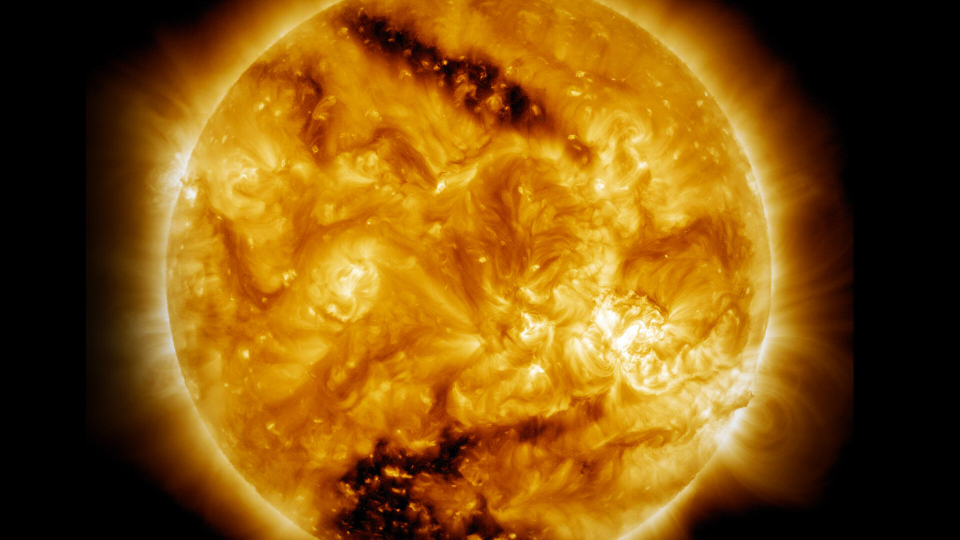
#> input picture tools/data/sun.jpg, 1920 x 1080 px (shown at 1/2 size)
$ python bake-sun.py
#> lines starting #> are read from the running program, lines starting #| are printed output that depends on the picture
#!/usr/bin/env python3
"""Bake the Sun's surface for the 3D view from a photograph of its disc (tools/data/sun.jpg,
an extreme-ultraviolet image in the style of SDO's AIA 171/193 Å: coronal loops, active
regions, the dark coronal holes).

The photo shows one hemisphere, cropped top and bottom. The sphere is seen from the six
faces of a cube round it, each face showing the photo face-on (turned and mirrored
differently, so no pattern repeats in an obvious way), and each point takes the faces in
proportion to how squarely it faces them: no seam, and the foreshortened limb barely used.
Equirectangular, 1024 x 512, 180° W at the left, north at the top, as brightness only,
written to src/pixel/data/sun-map.jpg. The shader (star.ts) colours it and sets it flowing.

Run: python3 tools/bake-sun.py   (needs numpy, scipy, pillow)
"""
import os
import numpy as np
from PIL import Image
from scipy import ndimage as nd

HERE = os.path.dirname(os.path.abspath(__file__))
img = np.asarray(Image.open(os.path.join(HERE, 'data', 'sun.jpg')).convert('RGB')).astype(float)
CX, CY, R = 937.5, 540.0, 607.0       # the disc, measured from its limb
REACH = 0.86 * R                       # how far out on the disc the faces reach: short of the limb, inside the crop
W, H = 1024, 512

lon = -np.pi + (np.arange(W) + 0.5) / W * 2 * np.pi
lat = np.pi / 2 - (np.arange(H) + 0.5) / H * np.pi
LA, LO = np.meshgrid(lat, lon, indexing='ij')
n = np.stack([np.cos(LA) * np.cos(LO), np.cos(LA) * np.sin(LO), np.sin(LA)])


def look(u, v, turn, flip):
    """the photo seen face-on, turned and perhaps mirrored, at disc coordinates u, v (−1..1)"""
    if flip:
        u = -u
    c, s_ = np.cos(turn), np.sin(turn)
    a, b = u * c - v * s_, u * s_ + v * c
    px, py = CX + REACH * a, CY - REACH * b
    return np.stack([nd.map_coordinates(img[..., k], [py, px], order=1, mode='mirror') for k in range(3)], -1)


# each of the six faces of a cube round the sphere sees the photo, turned differently;
# each point takes them in proportion to how squarely it faces them
out = np.zeros((H, W, 3))
wsum = np.zeros((H, W, 1))
for ax, (i, j) in enumerate([(1, 2), (2, 0), (0, 1)]):
    for side in (1, -1):
        w = np.clip(n[ax] * side, 0, 1) ** 6
        out += look(n[i], n[j], np.radians(ax * 120 + (side < 0) * 200), side < 0) * w[..., None]
        wsum += w[..., None]
#> this loop made 3 passes
#> pass 1, in look (call 2), `u = -u`:
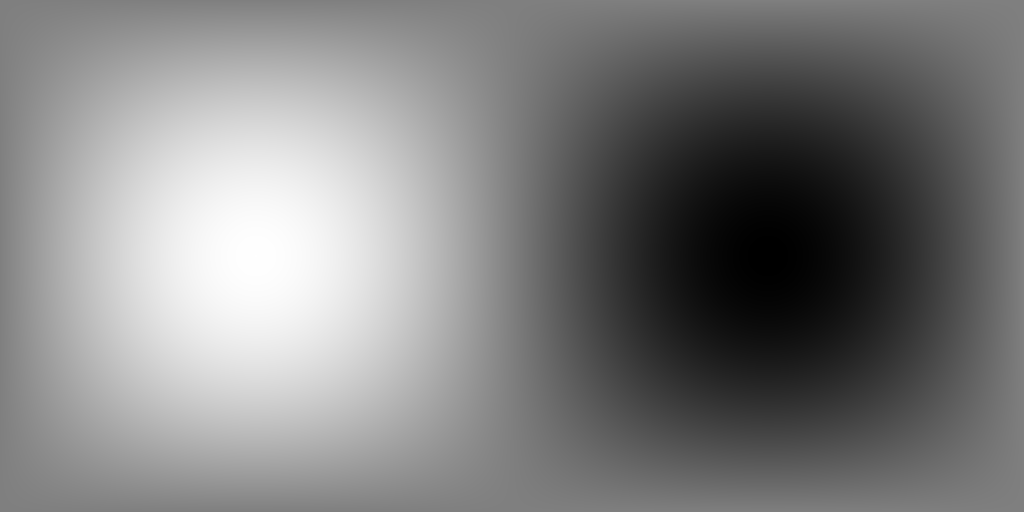
#> u: shape (512, 1024) float64; min -1, max 1, mean 1.42e-18; drawn with min black and max white
#> pass 1, in look (call 2), `a, b = u * c - v * s_, u * s_ + v * c`:
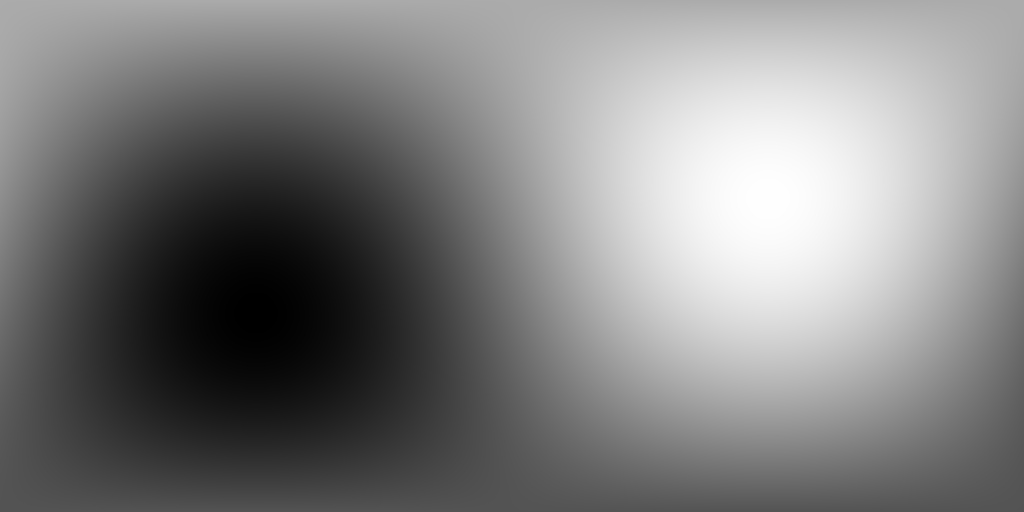
#> a: shape (512, 1024) float64; min -1, max 1, mean 8.67e-19; drawn with min black and max white
#> pass 1, in look (call 2), `a, b = u * c - v * s_, u * s_ + v * c`:
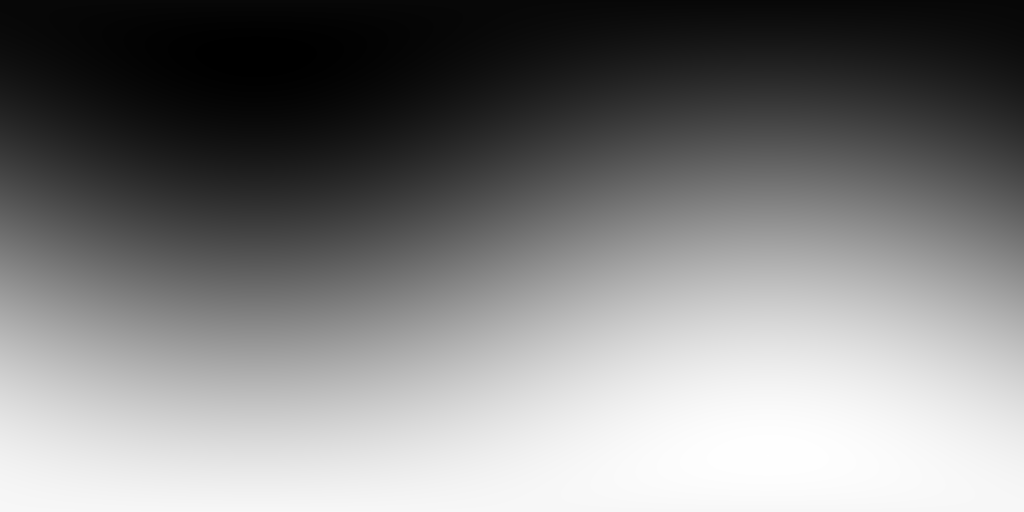
#> b: shape (512, 1024) float64; min -1, max 1, mean -1.73e-17; drawn with min black and max white
out /= wsum
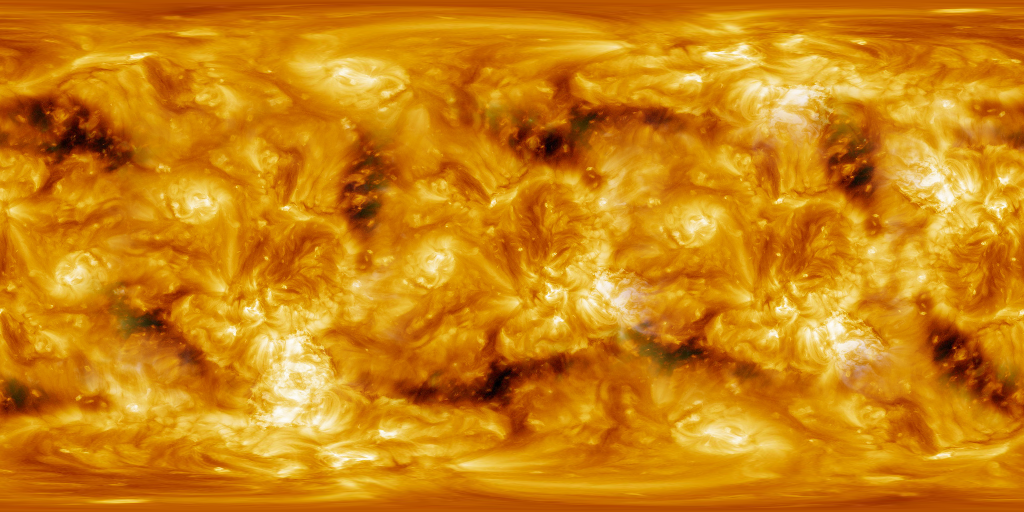
#> out: shape (512, 1024, 3) float64; mean of channels 0, 1, 2 205.8, 132.4, 17.6; drawn as R, G, B
# the picture is one colour scale (black, brown, gold, white) over brightness: kept as brightness alone,
# which the shader colours, gold for the Sun and each star's own colour for the rest
lum = out @ np.array([0.3, 0.59, 0.11])
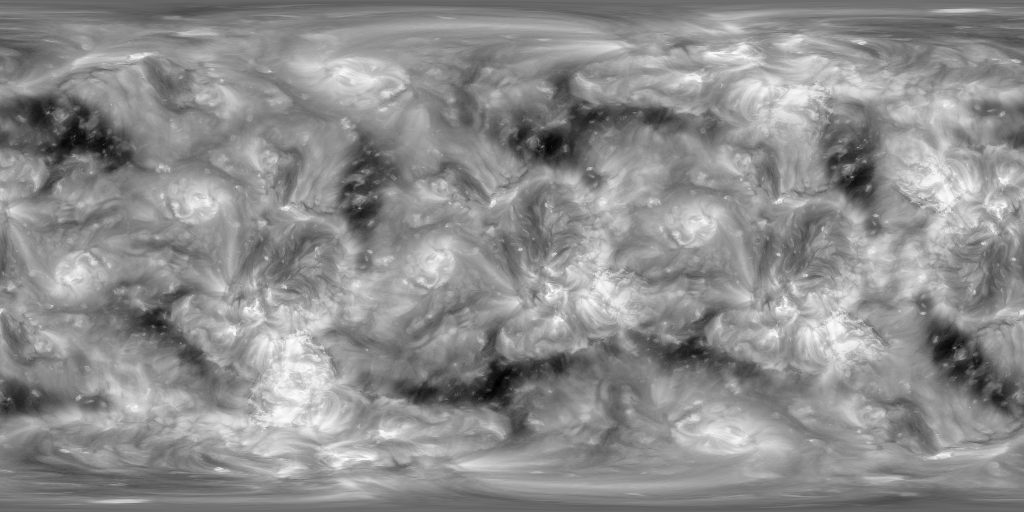
#> lum: shape (512, 1024) float64; min 0.685, max 253.2, mean 141.8
Image.fromarray(np.clip(lum, 0, 255).astype(np.uint8), 'L').save(os.path.join(HERE, '..', 'src', 'pixel', 'data', 'sun-map.jpg'), quality=90, optimize=True)
print('brightness mean %.1f, 5%% %.1f, 95%% %.1f' % (lum.mean(), *np.percentile(lum, [5, 95])))
#| brightness mean 141.8, 5% 83.5, 95% 201.3

$ run again, with tools/data/mars-colour.png saved as tools/data/sun.jpg
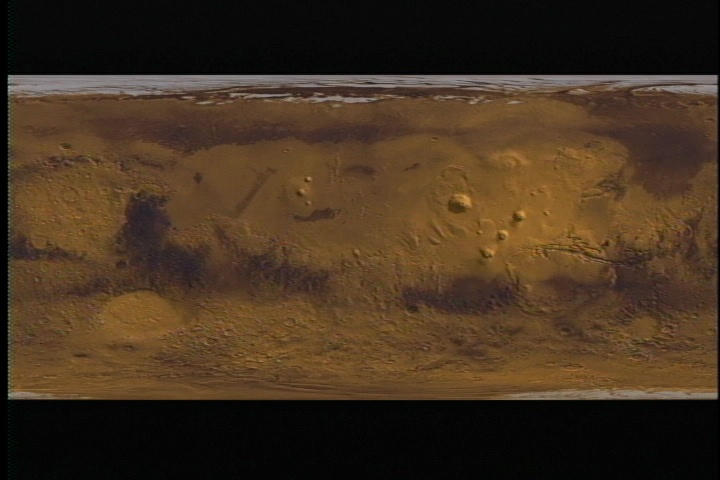
#> input picture tools/data/mars-colour.png, 720 x 480 px
#> the loop `for ax, (i, j) in enumerate([(1, 2), (2, 0), (0, 1)]):` made 3 passes
#> `out /= wsum`:
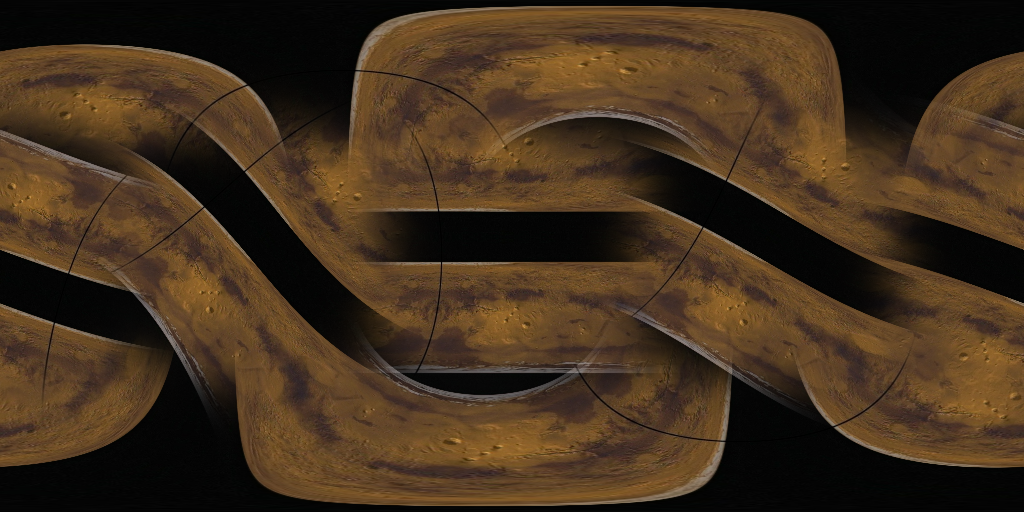
#> out: shape (512, 1024, 3) float64; mean of channels 0, 1, 2 68.8, 49.6, 30; drawn as R, G, B
#> `lum = out @ np.array([0.3, 0.59, 0.11])`:
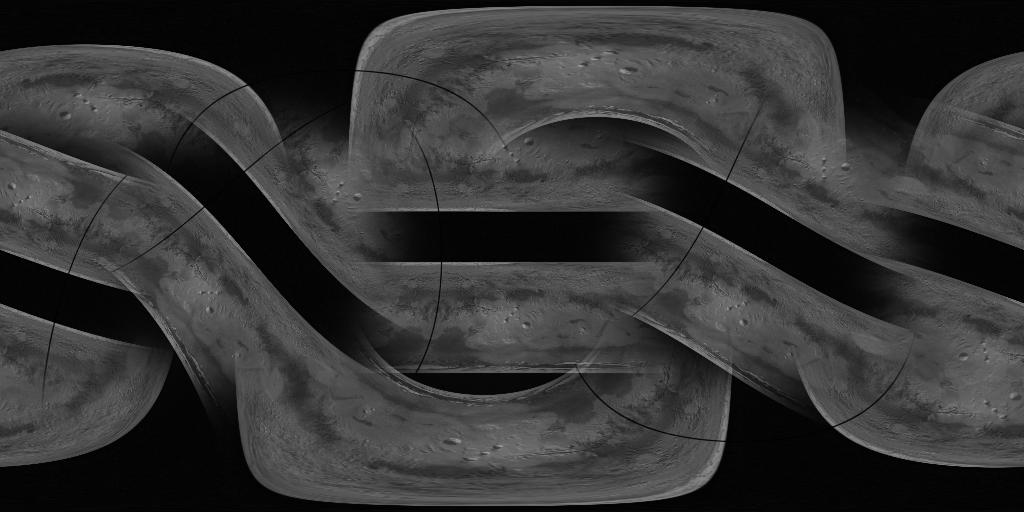
#> lum: shape (512, 1024) float64; min 0.0203, max 162.4, mean 53.2
#| brightness mean 53.2, 5% 3.8, 95% 96.8
